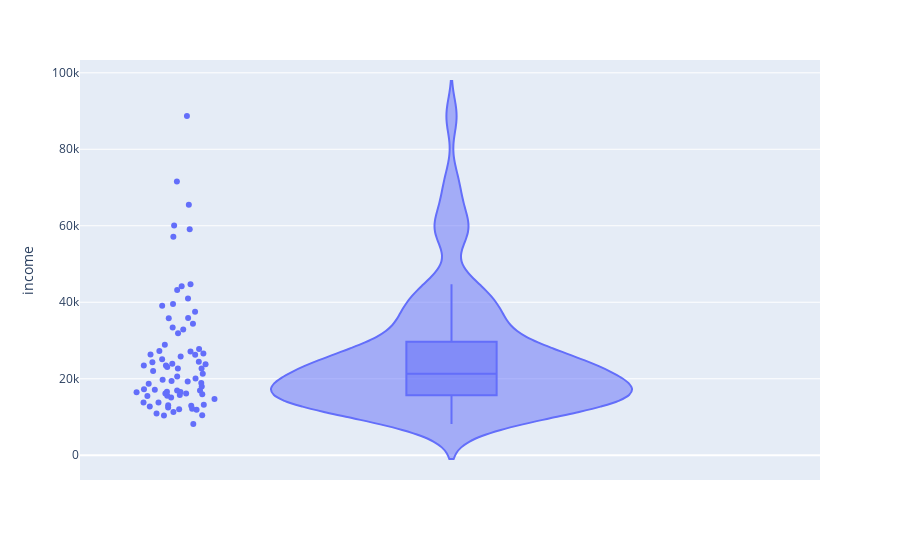

This figure's notebook cell:
### Markdown cell above
### 6. Visualize Income Distribution
This block imports the plotly.express library and generates a violin plot to visualize the distribution of per capita income across Chicago communities using the chicago_income DataFrame. The plot includes a box plot and individual data points overlaid on the violin plot.

### Code cell
# Import Plotly Express for creating interactive plots
import plotly.express as px

# Create a violin plot of the 'income' column from the chicago_income DataFrame.
# box=True adds a box plot inside the violin.
# points='all' overlays all individual data points.
fig = px.violin(chicago_income, y="income", box=True,points='all')
# Display the interactive plot.
fig.show()

### Figure 1 — Plotly figure (JSON) as saved in the notebook; plotly's stock layout.template omitted (floating-point values rounded to 4 significant figures)
{"data": [{"alignmentgroup": "True", "box": {"visible": true}, "hovertemplate": "income=%{y}<extra></extra>", "legendgroup": "", "marker": {"color": "#636efa"}, "name": "", "offsetgroup": "", "orientation": "v", "points": "all", "scalegroup": "True", "showlegend": false, "type": "violin", "x0": " ", "xaxis": "x", "y": [23791, 19252, 10432, 23472, 35911, 37524, 13785, 39056, 18672, 23939, 27751, 44164, 26576, 21323, 24336, 27249, 26282, 22014, 15461, 23040, 15089, 20039, 31908, 13781, 43198, 15957, 10934, 12961, 44689, 12034, 35787, 10402, 16444, 59077, 16148, 32875, 88669, 65526, 19398, 18881, 24454, 16579, 12515, 16954, 60058, 28887, 17949, 57123, 20588, 14685, 17104, 16563, 8201, 22677, 26353, 16134, 13089, 22694, 12765, 15754, 12171, 25113, 16907, 13231, 11317, 11888, 17285, 71551, 23482, 15528, 39523, 19713, 34381, 27149, 25828, 33385, 40959], "y0": " ", "yaxis": "y"}], "layout": {"legend": {"tracegroupgap": 0}, "margin": {"t": 60}, "violinmode": "group", "xaxis": {"anchor": "y", "domain": [0, 1]}, "yaxis": {"anchor": "x", "domain": [0, 1], "title": {"text": "income"}}}}
